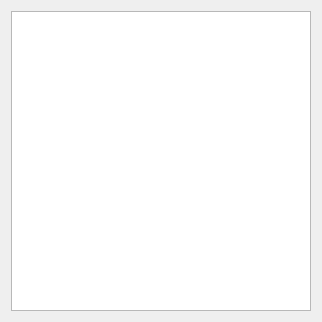
<?xml version="1.0" encoding="UTF-8"?>
<ui version="4.0">
 <class>MainWindow</class>
 <widget class="QWidget" name="MainWindow">
  <property name="sizePolicy">
   <sizepolicy hsizetype="Preferred" vsizetype="Preferred">
    <horstretch>0</horstretch>
    <verstretch>0</verstretch>
   </sizepolicy>
  </property>
  <property name="minimumSize">
   <size>
    <width>300</width>
    <height>300</height>
   </size>
  </property>
  <property name="windowTitle">
   <string>MainWindow</string>
  </property>
  <layout class="QGridLayout" name="gridLayout">
   <item row="0" column="0">
    <widget class="QGraphicsView" name="graphicsView">
     <property name="minimumSize">
      <size>
       <width>300</width>
       <height>300</height>
      </size>
     </property>
    </widget>
   </item>
  </layout>
 </widget>
 <layoutdefault spacing="6" margin="11"/>
 <resources/>
 <connections/>
</ui>
